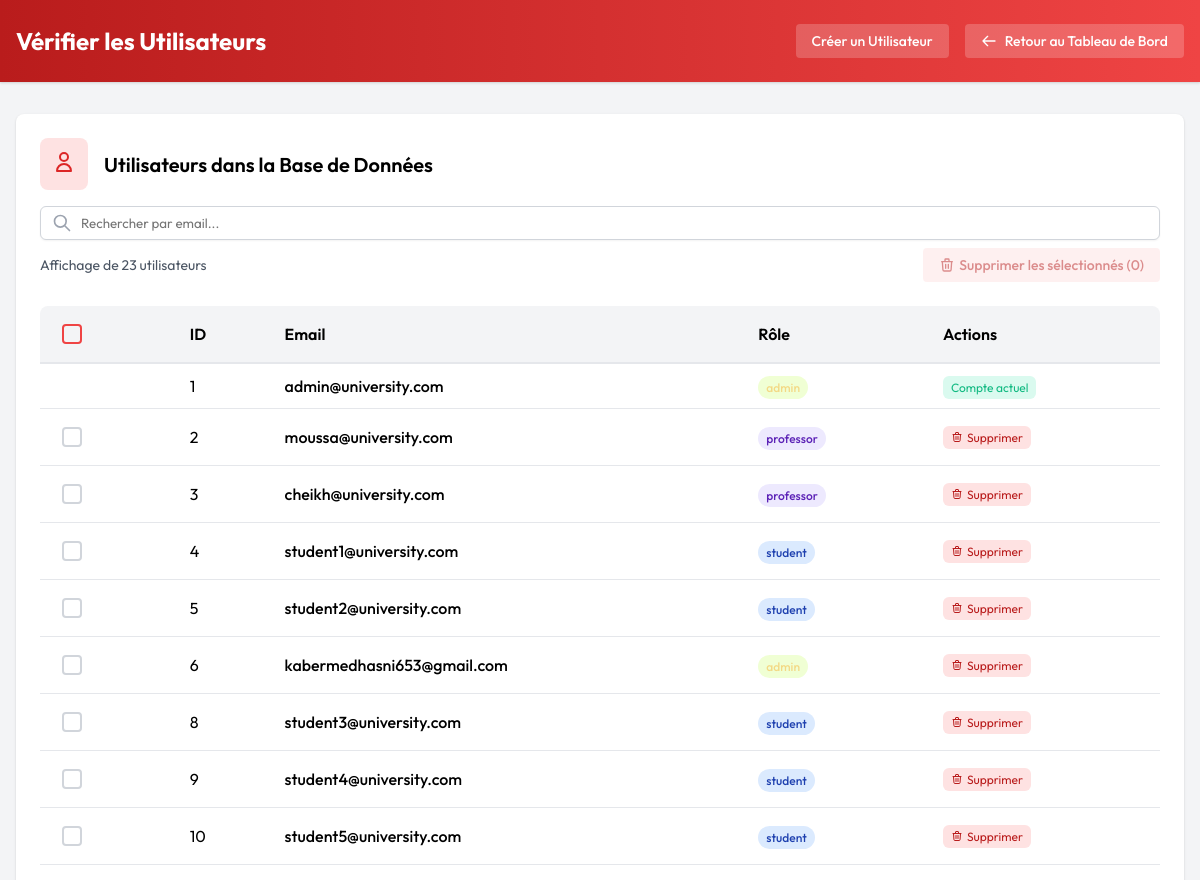
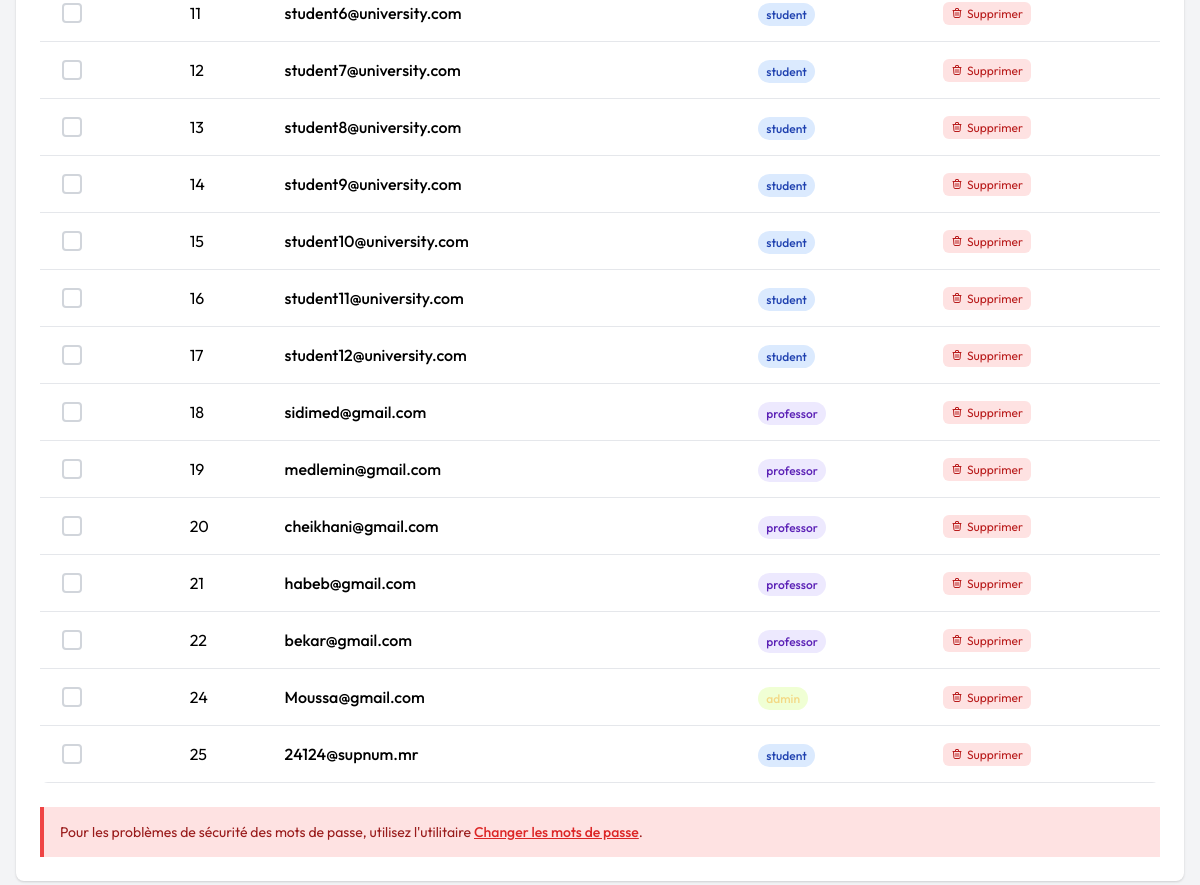
Before: /admin/user_lookup.php (signed in) with the older database file (2 pictures, top to bottom).
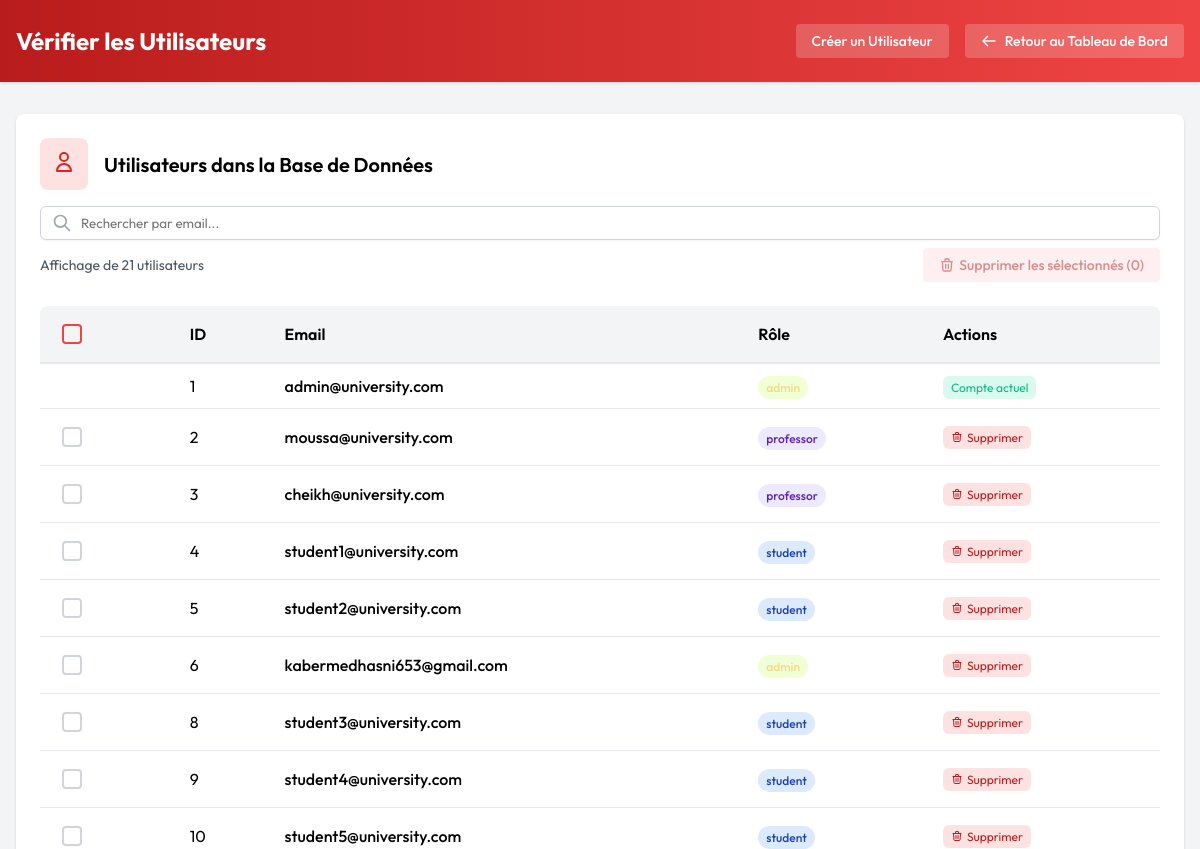
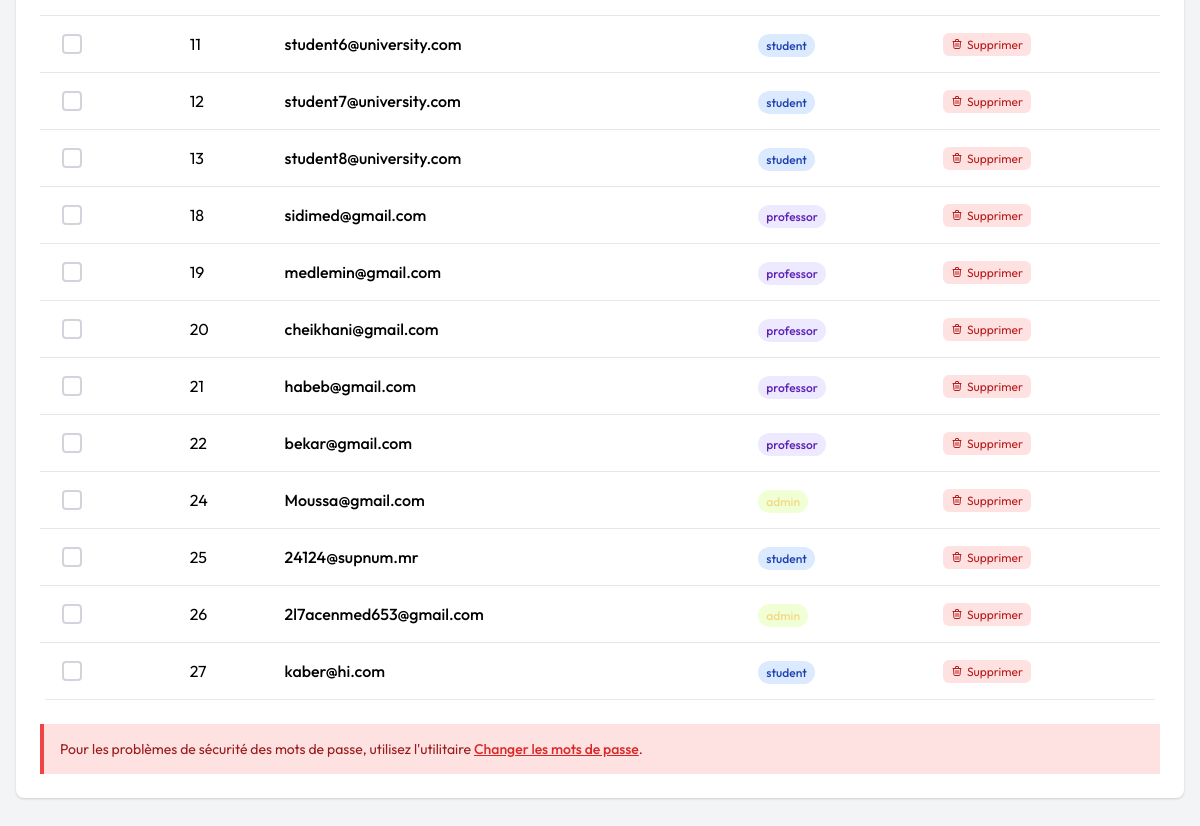
After: the same page with the newer database file (2 pictures, top to bottom).
### tables this page shows
CREATE TABLE `users` (
  `id` int NOT NULL,
  `name` varchar(100) NOT NULL,
  `email` varchar(100) NOT NULL,
  `password` varchar(255) NOT NULL,
  `role` enum('admin','student','professor') NOT NULL,
  `group_id` int DEFAULT NULL,
  `created_at` timestamp NULL DEFAULT CURRENT_TIMESTAMP
);

### admin/user_lookup.php (the view, shortened to what this page needs)
<?php
require_once '../core/db.php';
try {
    $stmt = $pdo->query("SELECT id, email, role FROM users");
    $users = $stmt->fetchAll(PDO::FETCH_ASSOC);
?>
<!DOCTYPE html>
<html lang="fr">
<head>
    <link rel="stylesheet" href="../assets/css/pages/user_lookup.css">
    <link rel="stylesheet" href="../assets/css/style.css">
</head>
<body>
    <header>
        <div class="header-container">
            <div class="header-content">
                <h1 class="header-title">Vérifier les Utilisateurs</h1>
                <div class="header-actions">
                    <a href="user_management.php" class="header-btn">
                        Créer un Utilisateur
                    </a>
                    <a href="../admin/index.php" class="header-btn">
                        <svg xmlns="http://www.w3.org/2000/svg" fill="none" viewBox="0 0 24 24" stroke="currentColor">
                            <path stroke-linecap="round" stroke-linejoin="round" stroke-width="2" d="M10 19l-7-7m0 0l7-7m-7 7h18" />
                        </svg>
                        Retour au Tableau de Bord
                    </a>
                </div>
            </div>
        </div>
    </header>
    <main>
        <div class="content-card">
            <div class="card-header">
                <div class="card-icon">
                    <svg xmlns="http://www.w3.org/2000/svg" fill="none" viewBox="0 0 24 24" stroke="currentColor">
                        <path stroke-linecap="round" stroke-linejoin="round" stroke-width="2" d="M16 7a4 4 0 11-8 0 4 4 0 018 0zM12 14a7 7 0 00-7 7h14a7 7 0 00-7-7z" />
                    </svg>
                </div>
                <h2 class="card-title">Utilisateurs dans la Base de Données</h2>
            </div>
            <div class="search-container">
                <div class="search-wrapper">
                    <div class="search-icon">
                    </div>
                    <input id="email-search" type="text" class="search-box" placeholder="Rechercher par email...">
                </div>
                <div class="search-info">
                    <p id="search-results" class="search-results">Affichage de <span id="count-display"><?php echo count($users); ?></span> utilisateurs</p>
                    <button id="bulk-delete-btn" class="bulk-delete-btn" disabled>
                        <svg fill="none" stroke="currentColor" viewBox="0 0 24 24" xmlns="http://www.w3.org/2000/svg">
                            <path stroke-linecap="round" stroke-linejoin="round" stroke-width="2" d="M19 7l-.867 12.142A2 2 0 0116.138 21H7.862a2 2 0 01-1.995-1.858L5 7m5 4v6m4-6v6m1-10V4a1 1 0 00-1-1h-4a1 1 0 00-1 1v3M4 7h16" />
                        </svg>
                        Supprimer les sélectionnés (<span id="selected-counter">0</span>)
                    </button>
                </div>
            </div>
            <?php if (count($users) === 0): ?>
                <div class="alert alert-warning">
                    <div style="display: flex;">
                        <div class="alert-icon">
                            <svg viewBox="0 0 20 20" fill="currentColor">
                                <path fill-rule="evenodd" d="M8.257 3.099c.765-1.36 2.722-1.36 3.486 0l5.58 9.92c.75 1.334-.213 2.98-1.742 2.98H4.42c-1.53 0-2.493-1.646-1.743-2.98l5.58-9.92zM11 13a1 1 0 11-2 0 1 1 0 012 0zm-1-8a1 1 0 00-1 1v3a1 1 0 002 0V6a1 1 0 00-1-1z" clip-rule="evenodd" />
                            </svg>
                        </div>
                        <div class="alert-content">
                            <p class="alert-text">
                                Aucun utilisateur trouvé dans la base de données.
                            </p>
                            <p class="alert-text" style="margin-top: 0.5rem;">
                                Vous devrez peut-être ajouter des utilisateurs d'abord.
                            </p>
                        </div>
                    </div>
                </div>
            <?php else: ?>
                <div class="table-container">
                    <table>
                        <thead>
                            <tr>
                                <th class="checkbox-column">
                                    <div class="custom-checkbox">
                                        <span class="checkbox-icon"></span>
                                    </div>
                                </th>
                                <th>ID</th>
                                <th>Email</th>
                                <th>Rôle</th>
                                <th>Actions</th>
                            </tr>
                        </thead>
                        <tbody id="users-table-body">
                            <?php foreach ($users as $user):
                                $role_class = 'badge-student';
                                if ($user['role'] === 'admin') {
                                    $role_class = 'badge-admin';
                                } elseif ($user['role'] === 'professor') {
                                    $role_class = 'badge-professor';
                                }
                                $is_current_user = $user['id'] == $_SESSION['user_id'];
                            ?>
                                <tr class="user-row"
                                    data-email="<?php echo htmlspecialchars($user['email']); ?>"
                                    data-id="<?php echo htmlspecialchars($user['id']); ?>"
                                    data-role="<?php echo htmlspecialchars($user['role']); ?>"
                                    <?php if ($is_current_user): ?>data-current-user="true"<?php endif; ?>>
                                    <td data-label="Sélection" class="checkbox-column">
                                        <?php if (!$is_current_user): ?>
                                        <div class="custom-checkbox">
                                            <span class="checkbox-icon"></span>
                                        </div>
                                        <?php endif; ?>
                                    </td>
                                    <td data-label="ID"><?php echo htmlspecialchars($user['id']); ?></td>
                                    <td class="font-medium email-cell" data-label="Email"><?php echo htmlspecialchars($user['email']); ?></td>
                                    <td data-label="Rôle">
                                        <span class="role-badge <?php echo $role_class; ?>">
                                            <?php echo htmlspecialchars($user['role']); ?>
                                        </span>
                                    </td>
                                    <td data-label="Actions">
                                        <?php if (!$is_current_user): ?>
                                            <button
                                                class="delete-btn"
                                                data-id="<?php echo htmlspecialchars($user['id']); ?>"
                                                data-email="<?php echo htmlspecialchars($user['email']); ?>"
                                            >
                                                <svg class="" fill="none" stroke="currentColor" viewBox="0 0 24 24" xmlns="http://www.w3.org/2000/svg">
                                                    <path stroke-linecap="round" stroke-linejoin="round" stroke-width="2" d="M19 7l-.867 12.142A2 2 0 0116.138 21H7.862a2 2 0 01-1.995-1.858L5 7m5 4v6m4-6v6m1-10V4a1 1 0 00-1-1h-4a1 1 0 00-1 1v3M4 7h16" />
                                                </svg>
                                                Supprimer
                                            </button>
                                        <?php else: ?>
                                            <span class="current-badge">Compte actuel</span>
                                        <?php endif; ?>
                                    </td>
                                </tr>
                            <?php endforeach; ?>
                        </tbody>
                    </table>
                </div>
                <div class="alert alert-info" style="margin-top: 1.5rem;">
                    <p class="alert-text">
                        Pour les problèmes de sécurité des mots de passe, utilisez l'utilitaire
                        <a href="password_reset.php" class="alert-link">Changer les mots de passe</a>.
                    </p>
                </div>
            <?php endif; ?>
        </div>
    </main>
</body>
</html>
<?php
} catch (PDOException $e) {
    echo "Database error: " . $e->getMessage();
}
?>

### assets/css/pages/user_lookup.css (style rules this page uses)
* { transition: all 0.2s ease; box-sizing: border-box; }
body { background-color: #f3f4f6; min-height: 100vh; margin: 0; }
header { background: linear-gradient(to right, #b91c1c, #ef4444); color: #ffffff; box-shadow: 0 1px 3px 0 rgba(0, 0, 0, 0.1), 0 1px 2px 0 rgba(0, 0, 0, 0.06); }
.header-container { max-width: 1280px; margin: 0 auto; padding: 1.5rem 1rem; }
.header-content { display: flex; justify-content: space-between; align-items: center; }
.header-title { font-size: 1.5rem; font-weight: 700; margin: 0; }
.header-actions { display: flex; gap: 1rem; }
.header-btn { background-color: rgba(255, 255, 255, 0.2); color: #ffffff; font-weight: 500; padding: 0.5rem 1rem; border-radius: 0.25rem; transition: background-color 0.3s; font-size: 0.875rem; text-decoration: none; display: flex; align-items: center; }
.header-btn svg { height: 1rem; width: 1rem; margin-right: 0.5rem; }
main { max-width: 1280px; margin: 0 auto; padding: 2rem 1rem; }
.content-card { background-color: #ffffff; border-radius: 0.5rem; box-shadow: 0 1px 3px 0 rgba(0, 0, 0, 0.1), 0 1px 2px 0 rgba(0, 0, 0, 0.06); padding: 1.5rem; margin-bottom: 2rem; }
.card-header { display: flex; align-items: center; margin-bottom: 1rem; }
.card-icon { background-color: #fee2e2; padding: 0.75rem; border-radius: 0.5rem; margin-right: 1rem; }
.card-icon svg { height: 1.5rem; width: 1.5rem; color: #dc2626; }
.card-title { font-size: 1.25rem; font-weight: 600; margin: 0; }
.search-container { margin-bottom: 1.5rem; }
.search-wrapper { position: relative; }
.search-icon { position: absolute; top: 50%; left: 0.75rem; transform: translateY(-50%); display: flex; align-items: center; pointer-events: none; }
.search-box { display: block; width: 100%; padding: 0.5rem 0.75rem 0.5rem 2.5rem; border-radius: 0.375rem; border: 1px solid #d1d5db; box-shadow: 0 1px 2px 0 rgba(0, 0, 0, 0.05); transition: all 0.6s ease; }
.search-info { display: flex; justify-content: space-between; align-items: center; margin-top: 0.5rem; }
.search-results { font-size: 0.875rem; color: #4b5563; }
.bulk-delete-btn { background-color: #fee2e2; color: #b91c1c; padding: 0.5rem 1rem; border-radius: 0.25rem; font-size: 0.875rem; font-weight: 500; transition: all 0.2s ease; display: flex; align-items: center; border: none; cursor: pointer; }
.bulk-delete-btn:disabled { opacity: 0.5; cursor: not-allowed; }
.bulk-delete-btn svg { width: 1rem; height: 1rem; margin-right: 0.25rem; }
.table-container { overflow-x: auto; border-radius: 0.5rem; }
table { width: 100%; border-collapse: collapse; }
th { background-color: #f3f4f6; font-weight: 600; text-align: left; padding: 0.75rem 1rem; border-bottom: 2px solid #e5e7eb; }
td { padding: 0.75rem 1rem; border-bottom: 1px solid #e5e7eb; }
.user-row { cursor: pointer; transition: background-color 0.2s ease; }
.email-cell { font-weight: 500; }
.role-badge { padding: 0.25rem 0.5rem; border-radius: 9999px; font-size: 0.75rem; font-weight: 500; }
.badge-admin { background-color: #f0ffd4; color: #f3d985; }
.badge-professor { background-color: #ede9fe; color: #5b21b6; }
.badge-student { background-color: #dbeafe; color: #1e40af; }
.current-badge { padding: 0.25rem 0.5rem; border-radius: 0.375rem; font-size: 0.75rem; background: #dafaef; color: #10b981; }
.delete-btn { position: relative; z-index: 10; background-color: #fee2e2; color: #b91c1c; padding: 0.25rem 0.5rem; border-radius: 0.375rem; font-size: 0.75rem; transition: all 0.2s ease; cursor: pointer; display: inline-flex; align-items: center; border: none; }
.delete-btn svg { width: 0.75rem; height: 0.75rem; margin-right: 0.25rem; }
.checkbox-column { cursor: pointer; }
.custom-checkbox { display: flex; align-items: center; padding: 0.375rem; border-radius: 0.375rem; transition: all 0.2s ease; cursor: pointer; }
.custom-checkbox .checkbox-icon { position: relative; display: inline-block; width: 1.25rem; height: 1.25rem; border: 2px solid #d1d5db; border-radius: 0.25rem; margin-right: 0.5rem; transition: all 0.2s ease; }
th .custom-checkbox .checkbox-icon { border-color: #ef4444; }
.alert { padding: 1rem; }
.alert-info { background-color: #fee2e2; border-left: 4px solid #ef4444; }
.alert-text { font-size: 0.875rem; }
.alert-info .alert-text { color: #991b1b; }
.alert-link { color: #dc2626; font-weight: 500; text-decoration: underline; }

Changed rows visible on the page:
removed users: id "14", email "student9@university.com", role "student"
removed users: id "15", email "student10@university.com", role "student"
removed users: id "16", email "student11@university.com", role "student"
removed users: id "17", email "student12@university.com", role "student"
added users: id "26", email "2l7acenmed653@gmail.com", role "admin"
added users: id "27", email "kaber@hi.com", role "student"
Other visible differences:
count($users): "23" → "21"
